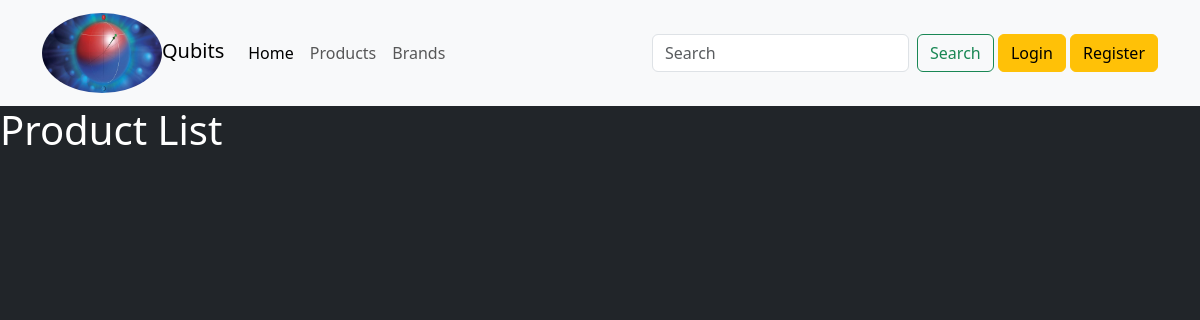
The page /inventory/product/list/ on the database as committed earlier.
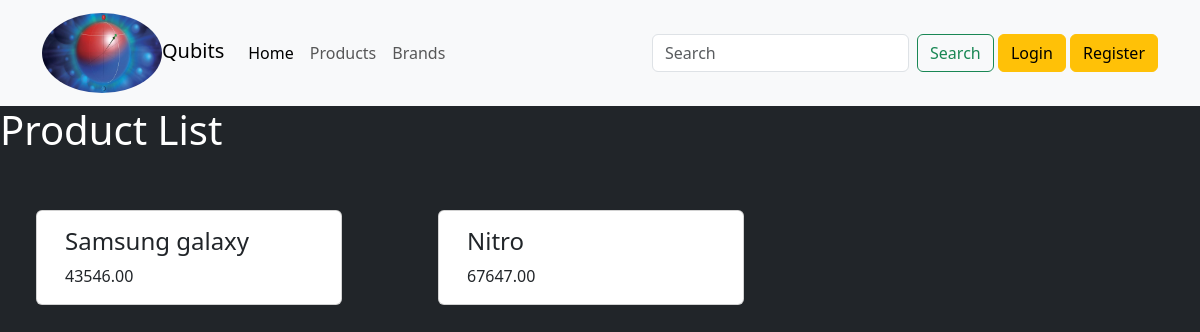
The same page on the database as committed later.
### inventory/models.py (models this page shows)
class Product(models.Model):
    brand = models.ForeignKey(Brand,on_delete=models.CASCADE)
    category = models.ManyToManyField(Category)
    name = models.CharField(max_length=60)
    price = models.DecimalField(max_digits=10,decimal_places=2)

### inventory/views.py (the view)
# urls.py: path('product/list/',views.product_list,name="product_list"),
def product_list(request):
     products = Product.objects.all()
     context={
          'products':products
          }
     return render(request,'inventory/product_list.html',context)

### inventory/templates/inventory/product_list.html (shortened to what this page needs)
{% extends "base.html" %}
{% block main %}
<h1> Product List</h1>
<div class="row ">
    {% for product in products  %}
        <div class="card col-3 m-5 text-start ">
            <div class="card-body" onClick = "product_details({{product.id}})">
                <h4 class="card-title">{{product.name}}</h4>
                <p class="card-text">{{product.price}}</p>
            </div>
        </div>
    {% endfor %}
</div>
{% endblock  %}

Rows that differ between the two databases and show on the page:
added Product: name "Samsung galaxy", price "43546.00"
added Product: name "Nitro", price "67647.00"
